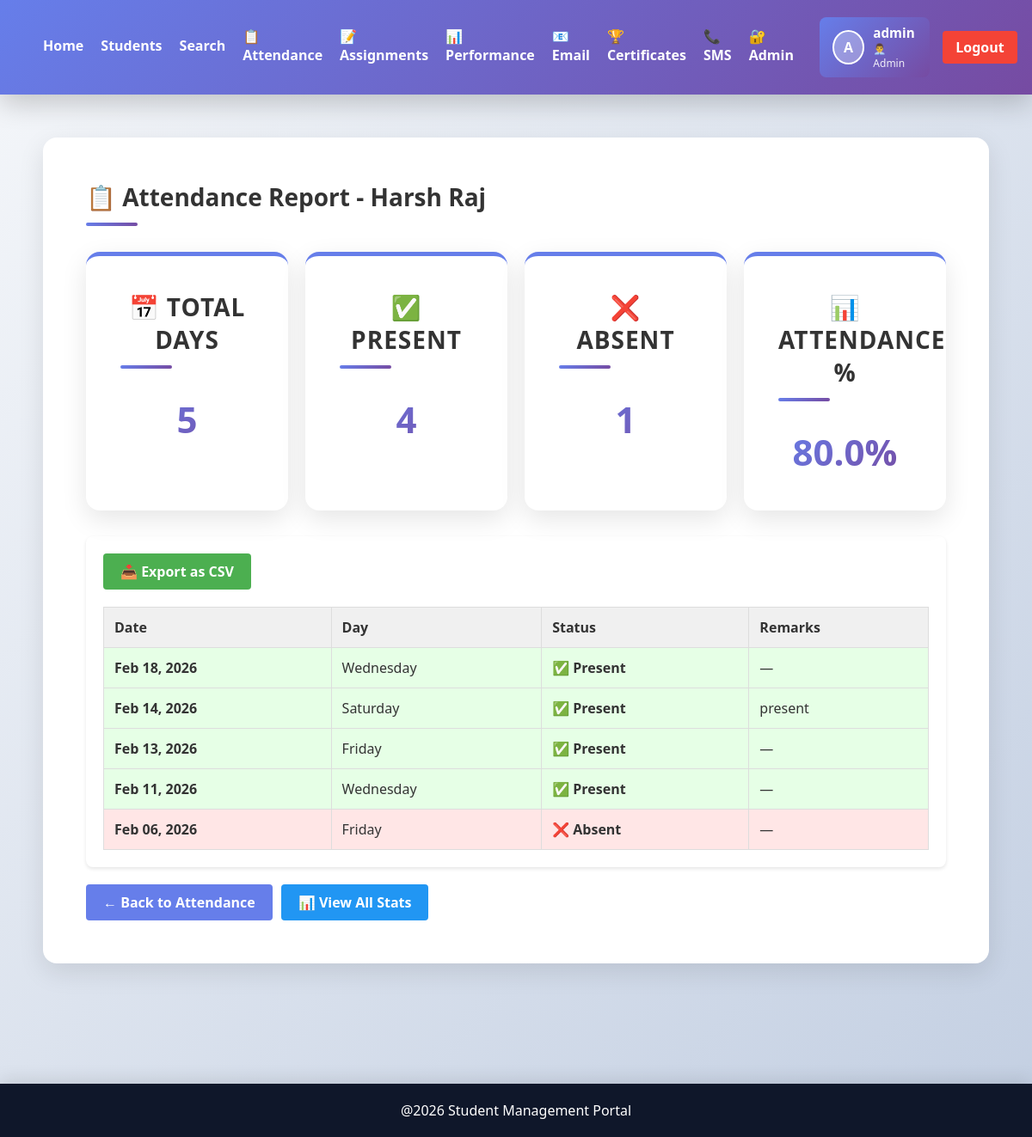
The app's page /attendance-report/1/ (signed in) with its own data.
### students/models.py (models this page shows, shortened)
class Student(models.Model):
    name = models.CharField(max_length=100)
    course = models.CharField(max_length=100)
    marks = models.IntegerField()
    age = models.IntegerField(default=18)
    profile_pic = models.ImageField(upload_to='profiles/', blank=True, null=True)

class Attendance(models.Model):
    student = models.ForeignKey(Student, on_delete=models.CASCADE, related_name='attendances')
    date = models.DateField(default=date.today)
    status = models.CharField(max_length=20, choices=[
        ('present', 'Present'),
        ('absent', 'Absent'),
        ('leave', 'Leave'),
        ('late', 'Late'),
    ], default='present')
    remarks = models.TextField(blank=True, null=True)
    created_at = models.DateTimeField(auto_now_add=True)
    class Meta:
        ordering = ['-date']
        unique_together = ('student', 'date')

### students/views.py (the view)
# urls.py: path('attendance-report/<int:student_id>/', views.attendance_report, name='attendance_report'),
@login_required(login_url='login')
def attendance_report(request, student_id):
    student = Student.objects.get(id=student_id)
    attendance_records = Attendance.objects.filter(student=student).order_by('-date')
    total_days = attendance_records.count()
    present_days = attendance_records.filter(status='present').count()
    absent_days = attendance_records.filter(status='absent').count()
    attendance_percentage = (present_days / total_days * 100) if total_days > 0 else 0
    data = {
        'student': student,
        'attendance_records': attendance_records,
        'total_days': total_days,
        'present_days': present_days,
        'absent_days': absent_days,
        'attendance_percentage': round(attendance_percentage, 2),
    }
    return render(request, 'attendance_report.html', data)

### students/templates/attendance_report.html
{% extends 'base.html' %}
{% block content %}
<section class="content-section">
    <h2>📋 Attendance Report - {{ student.name }}</h2>
    <div style="display: grid; grid-template-columns: repeat(4, 1fr); gap: 20px; margin-bottom: 30px;">
        <div class="stat-card">
            <h3>📅 Total Days</h3>
            <p class="stat-number">{{ total_days }}</p>
        </div>
        <div class="stat-card">
            <h3>✅ Present</h3>
            <p class="stat-number">{{ present_days }}</p>
        </div>
        <div class="stat-card">
            <h3>❌ Absent</h3>
            <p class="stat-number">{{ absent_days }}</p>
        </div>
        <div class="stat-card">
            <h3>📊 Attendance %</h3>
            <p class="stat-number">{{ attendance_percentage }}%</p>
        </div>
    </div>
    <div style="background: white; padding: 20px; border-radius: 8px; margin-bottom: 20px; box-shadow: 0 2px 4px rgba(0,0,0,0.1);">
        <div style="margin-bottom: 20px;">
            <a href="{% url 'export_attendance' %}?student_id={{ student.id }}" style="display: inline-block; padding: 10px 20px; background: #4caf50; color: white; border-radius: 4px; text-decoration: none; font-weight: 600;">📥 Export as CSV</a>
        </div>
        <table style="width: 100%; border-collapse: collapse;">
            <thead>
                <tr style="background: #f0f0f0;">
                    <th style="padding: 12px; text-align: left; border: 1px solid #ddd;">Date</th>
                    <th style="padding: 12px; text-align: left; border: 1px solid #ddd;">Day</th>
                    <th style="padding: 12px; text-align: left; border: 1px solid #ddd;">Status</th>
                    <th style="padding: 12px; text-align: left; border: 1px solid #ddd;">Remarks</th>
                </tr>
            </thead>
            <tbody>
                {% for record in attendance_records %}
                    <tr style="border: 1px solid #ddd; {% if record.status == 'absent' %}background: #ffe6e6{% elif record.status == 'present' %}background: #e6ffe6{% endif %}">
                        <td style="padding: 12px; border: 1px solid #ddd; font-weight: 600;">{{ record.date|date:"M d, Y" }}</td>
                        <td style="padding: 12px; border: 1px solid #ddd;">{{ record.date|date:"l" }}</td>
                        <td style="padding: 12px; border: 1px solid #ddd; font-weight: 600;">
                            {% if record.status == 'present' %}✅ Present{% elif record.status == 'absent' %}❌ Absent{% elif record.status == 'leave' %}🏖️ Leave{% else %}⏰ Late{% endif %}
                        </td>
                        <td style="padding: 12px; border: 1px solid #ddd;">{{ record.remarks|default:"—" }}</td>
                    </tr>
                {% empty %}
                    <tr>
                        <td colspan="4" style="padding: 20px; text-align: center; color: #666;">No attendance records found</td>
                    </tr>
                {% endfor %}
            </tbody>
        </table>
    </div>
    <div style="display: flex; gap: 10px;">
        <a href="{% url 'attendance' %}" style="display: inline-block; padding: 10px 20px; background: #667eea; color: white; border-radius: 4px; text-decoration: none; font-weight: 600;">← Back to Attendance</a>
        <a href="{% url 'attendance_statistics' %}" style="display: inline-block; padding: 10px 20px; background: #2196f3; color: white; border-radius: 4px; text-decoration: none; font-weight: 600;">📊 View All Stats</a>
    </div>
</section>
{% endblock %}

### students/templates/base.html (shortened to what this page needs)
{% load student_extras %}
{% load static %}
<!DOCTYPE html>
<html>
    <head>
        <link rel="stylesheet" href="{%static 'css/style.css'%}">
    </head>
    <body>
        <header class="navbar">
            <nav style="display: flex; justify-content: space-between; align-items: center;">
                <div style="display: flex; gap: 20px; align-items: center;">
                    <a href="{% url 'home' %}">Home</a>
                    <a href="{% url 'students' %}">Students</a>
                    <a href="{% url 'search' %}">Search</a>
                    <a href="{% url 'attendance' %}">📋 Attendance</a>
                    <a href="{% url 'assignments' %}">📝 Assignments</a>
                    <a href="{% url 'performance_charts' %}">📊 Performance</a>
                    {% if user.is_staff or user.is_superuser %}
                        <a href="{% url 'email_notifications' %}">📧 Email</a>
                        <a href="{% url 'certificates' %}">🏆 Certificates</a>
                        <a href="{% url 'sms_alerts' %}">📞 SMS</a>
                        <a href="{% url 'admin_panel' %}">🔐 Admin</a>
                    {% endif %}
                </div>
                <div style="display: flex; align-items: center; gap: 15px;">
                    {% if user.is_authenticated %}
                        {% with admin_user=user %}
                            {% if user.is_staff or user.is_superuser %}
                                <div style="display: flex; align-items: center; gap: 10px; padding: 8px 15px; background: linear-gradient(135deg, #667eea, #764ba2); border-radius: 8px; color: white;">
                                    {% with profile=admin_user.student_set.first %}
                                        {% if profile.profile_pic %}
                                            <img src="{{ profile.profile_pic.url }}" alt="{{ admin_user.username }}" style="width: 40px; height: 40px; border-radius: 50%; object-fit: cover; border: 2px solid white;">
                                        {% else %}
                                            <div style="width: 40px; height: 40px; border-radius: 50%; background: rgba(255,255,255,0.3); display: flex; align-items: center; justify-content: center; font-weight: bold; border: 2px solid white;">
                                                {{ admin_user.first_name|first|upper|default:admin_user.username|first|upper }}
                                            </div>
                                        {% endif %}
                                    {% endwith %}
                                    <div>
                                        <div style="font-weight: 600; font-size: 0.95em;">{{ admin_user.first_name|default:admin_user.username }}</div>
                                        <div style="font-size: 0.75em; opacity: 0.9;">👨‍💼 Admin</div>
                                    </div>
                                </div>
                            {% endif %}
                        {% endwith %}
                        <a href="{% url 'logout' %}" style="padding: 8px 15px; background: #f44336; color: white; border-radius: 4px; text-decoration: none; font-weight: 600;">Logout</a>
                    {% else %}
                        <a href="{% url 'login' %}">Login</a>
                    {% endif %}
                </div>
            </nav>
        </header>
        <div class="container">
            {% block content %}
            {% endblock %}
        </div>
        <footer class="footer">
            <p>@2026 Student Management Portal</p>
        </footer>
    </body>
</html>

### students/static/css/style.css (style rules this page uses)
* { margin: 0; padding: 0; box-sizing: border-box; }
body { font-family: 'Segoe UI', 'Roboto', Tahoma, Geneva, Verdana, sans-serif; background: linear-gradient(135deg, #f5f7fa 0%, #c3cfe2 100%); min-height: 100vh; color: #333; }
.navbar { background: linear-gradient(135deg, #667eea 0%, #764ba2 100%); color: white; display: flex; justify-content: space-between; align-items: center; padding: 20px 50px; box-shadow: 0 10px 30px rgba(0, 0, 0, 0.2); position: sticky; top: 0; z-index: 100; }
nav { display: flex; gap: 30px; }
.navbar a { color: white; text-decoration: none; font-weight: 600; transition: all 0.3s ease; position: relative; padding-bottom: 5px; }
.navbar a::after { content: ''; position: absolute; bottom: 0; left: 0; width: 0; height: 2px; background: #fbbf24; transition: width 0.3s ease; }
.container { padding: 50px; max-width: 1400px; margin: 0 auto; }
.stat-card { background: white; padding: 40px; border-radius: 16px; box-shadow: 0 10px 30px rgba(0, 0, 0, 0.1); text-align: center; border-top: 5px solid #667eea; transition: all 0.3s cubic-bezier(0.4, 0, 0.2, 1); position: relative; overflow: hidden; }
.stat-card::before { content: ''; position: absolute; top: 0; left: -100%; width: 100%; height: 100%; background: linear-gradient(90deg, transparent, rgba(255, 255, 255, 0.3), transparent); transition: left 0.5s; }
.stat-card h3 { color: #666; margin: 0 0 15px 0; font-size: 16px; font-weight: 600; text-transform: uppercase; letter-spacing: 1px; }
.stat-number { background: linear-gradient(135deg, #667eea, #764ba2); -webkit-background-clip: text; background-clip: text; -webkit-text-fill-color: transparent; font-size: 42px; font-weight: 800; margin: 0; }
.content-section { background: white; padding: 50px; margin-bottom: 40px; border-radius: 16px; box-shadow: 0 10px 30px rgba(0, 0, 0, 0.1); }
.content-section h2, .content-section h3 { color: #333; margin-top: 0; margin-bottom: 30px; font-size: 28px; font-weight: 700; position: relative; padding-bottom: 15px; }
.content-section h2::after, .content-section h3::after { content: ''; position: absolute; bottom: 0; left: 0; width: 60px; height: 4px; background: linear-gradient(135deg, #667eea, #764ba2); border-radius: 2px; }
.footer { background: linear-gradient(135deg, #667eea, #764ba2); color: white; text-align: center; padding: 30px; margin-top: 60px; box-shadow: 0 -5px 20px rgba(0, 0, 0, 0.1); }
.footer p { margin: 0; font-weight: 500; }
.footer { text-align:center; background:#0f172a; color:white; padding:20px; margin-top:50px; }

### records on screen
Student: name "Harsh Raj"
Attendance: date "Feb 18, 2026", date "Wednesday", status "✅ Present", remarks "—"
Attendance: date "Feb 14, 2026", date "Saturday", status "✅ Present", remarks "present"
Attendance: date "Feb 13, 2026", date "Friday", status "✅ Present", remarks "—"
Attendance: date "Feb 11, 2026", date "Wednesday", status "✅ Present", remarks "—"
Attendance: date "Feb 06, 2026", date "Friday", status "❌ Absent", remarks "—"

### other values on screen
{{ admin_user.first_name|default:admin_user.username }} "admin"
{{ total_days }} "5"
{{ present_days }} "4"
{{ absent_days }} "1"
{{ attendance_percentage }} "80.0"
